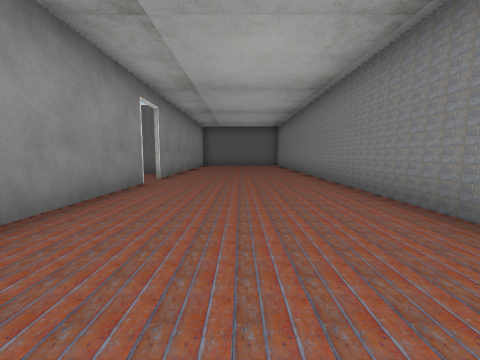
view 1 (above)

24 first-person views from a walk through a scene from a Unity 3-D project. The camera is 1.4 m above the floor, tilts 6° down and sees 90° across. The floor is counted in squares, 2 m on a side. Each view is taken from the middle of a square. On the plan, view 1 faces up. The plan holds only what a view shows up to about 9 squares ahead; the rest is blank. The place goes on beyond the plan. The player is left out. Some surface patterns are stand-ins.

view 2
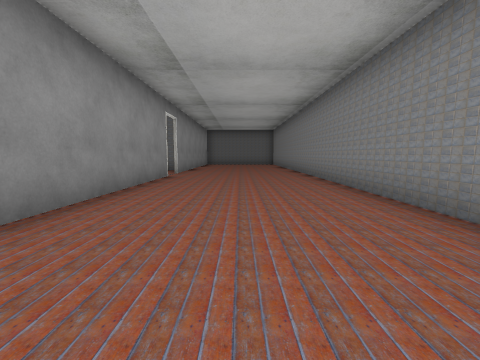

view 3
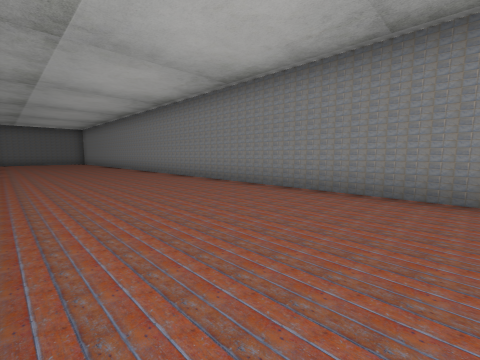

view 4
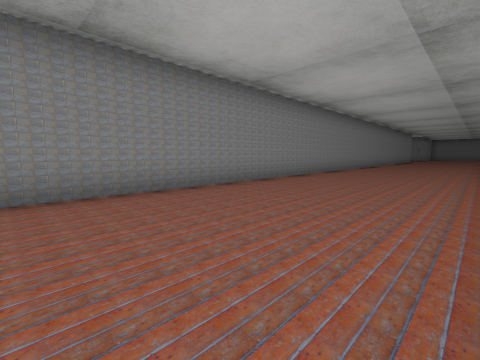

view 5
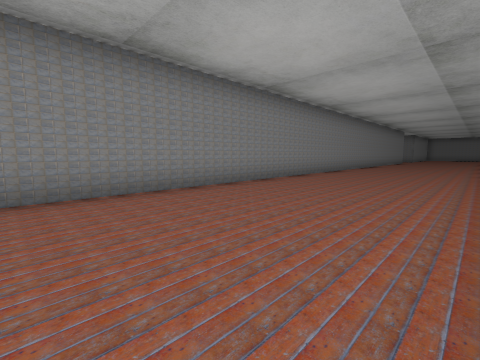

view 6
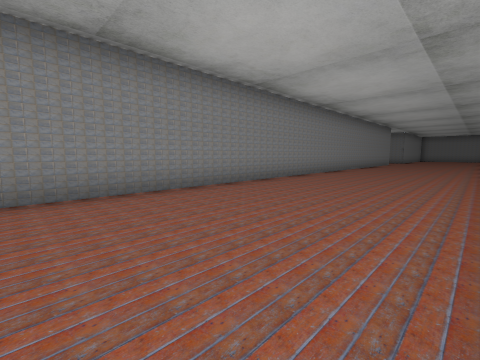

view 7
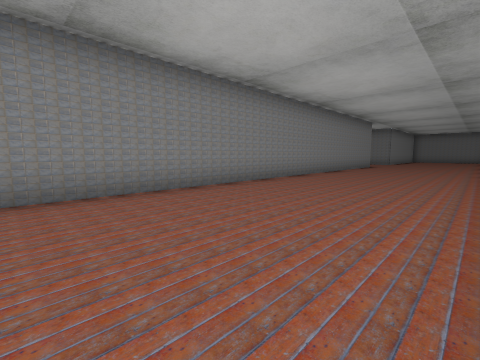

view 8
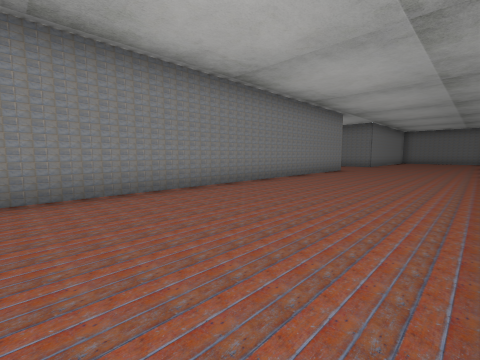

view 9
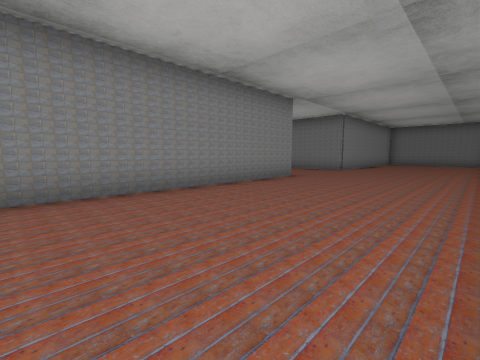

view 10
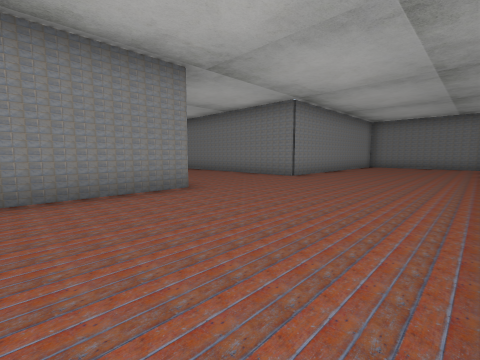

view 11
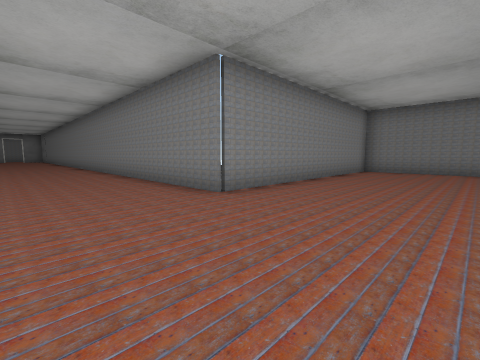

view 12
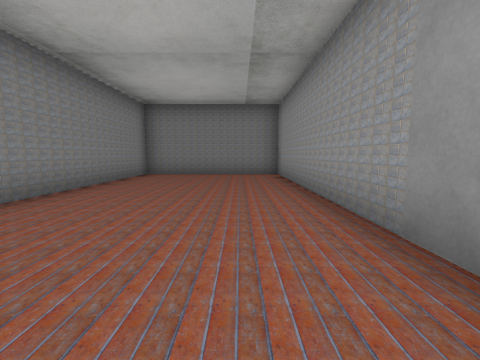

view 13
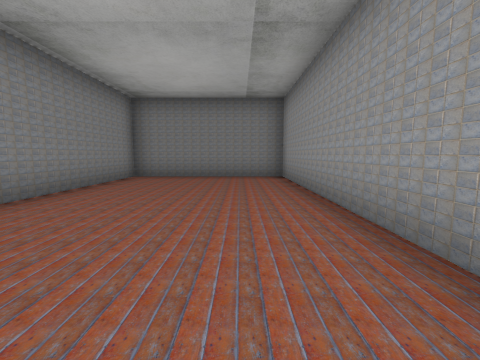

view 14
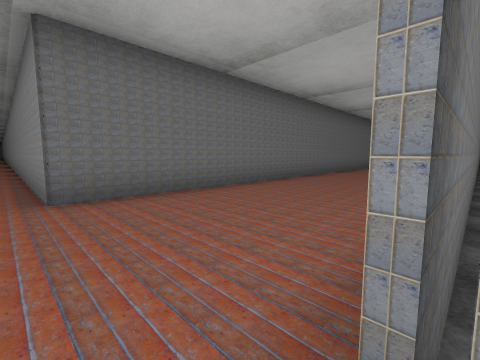

view 15
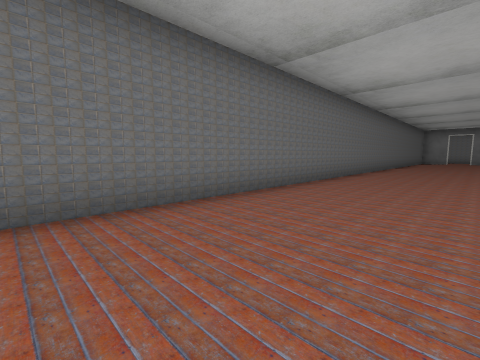

view 16
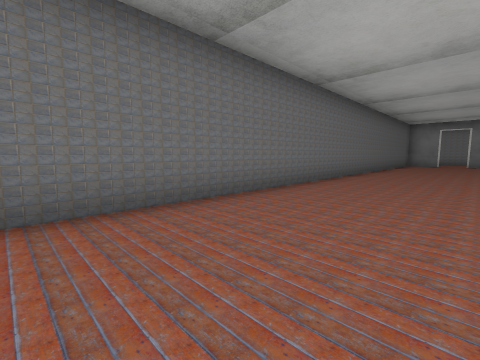

view 17
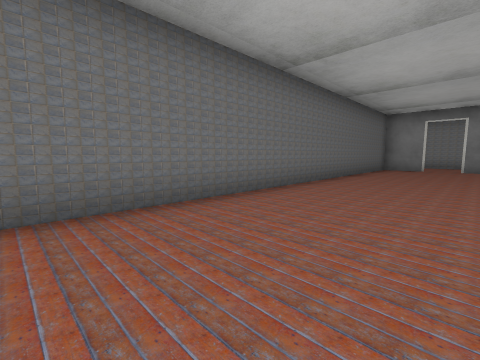

view 18
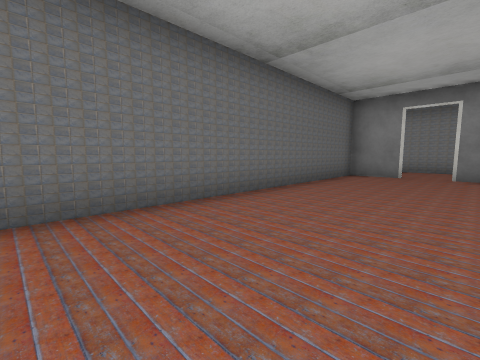

view 19
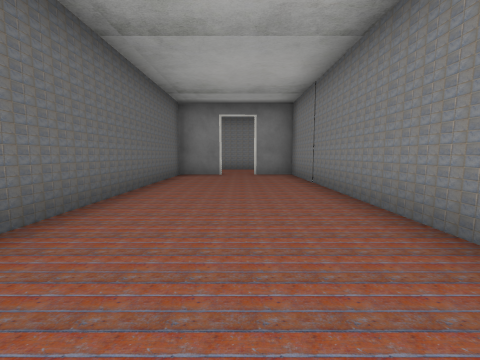

view 20
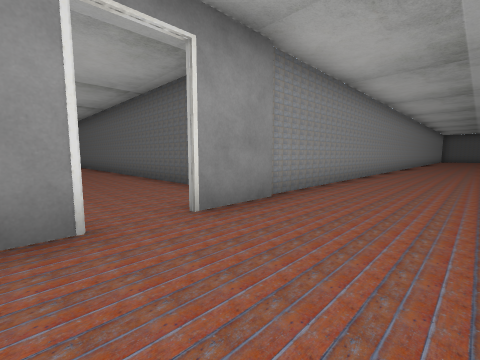

view 21
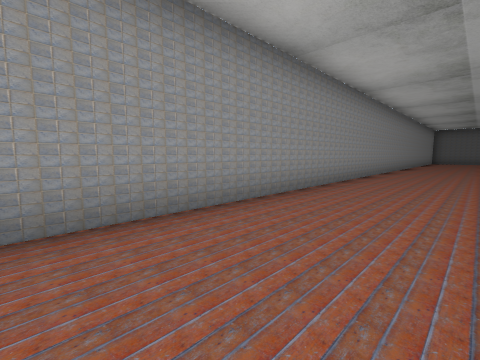

view 22
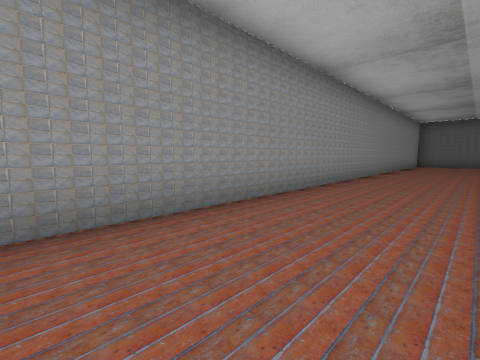

view 23
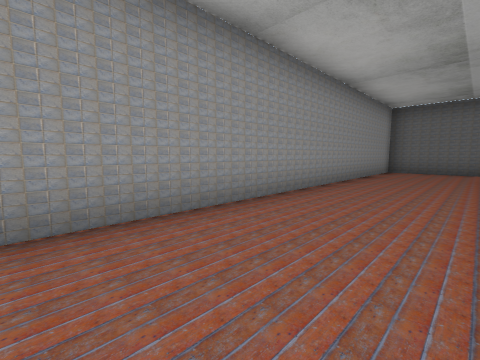

view 24
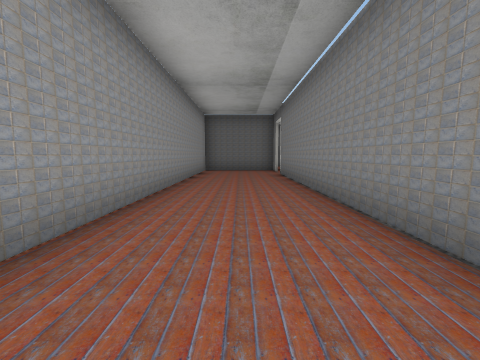

### Floor plan
Points are (right, up) in squares from view 1. A wall is a line through its corners. A room is listed if a view was taken in it or the views show most of it. See-through windows are left out.
Room 1 (views 1, 2, 3, 4, 5, 6, 7, 8, 9, 10, 11, 12, 13, 14, 15, 16, 17, 18, 19)
walls: (-2.4, -33.2) (-2.4, -40.8) (2.4, -40.8) (2.4, -32.9) (9, -32.9); (20.8, -32.9) (27.5, -32.9) (27.5, -31.5); (-2.4, 6) (-2.4, 0.2); (27.5, -30.5) (27.5, -28.9) (2.4, -28.9) (2.4, 9); (-2.4, 9.1) (-2.4, 7)
ways out: opening at (27, -31) to room 2
Room 2 (views 20, 21, 22, 23, 24)
walls: (30.5, -12.6) (30.5, -5); (30.5, -31.4) (30.5, -30.6); (27.4, -31.4) (27.4, -32.1); (27.4, -3.8) (27.4, -30.4); (30, -3.1) (28, -3.1)
ways out: opening at (27, -31) to room 1

Positions as (right, up) in squares from view 1, and headings:
1: (0, 0), facing up
2: (0, -2), facing up
3: (-2, -5), facing up-right
4: (-2, -3), facing down-right
5: (-2, -6), facing down-right
6: (-2, -10), facing down-right
7: (-2, -14), facing down-right
8: (-2, -18), facing down-right
9: (-2, -22), facing down-right
10: (-2, -26), facing down-right
11: (-1, -30), facing down-right
12: (-1, -32), facing down
13: (-1, -33), facing down
14: (2, -33), facing up-right
15: (5, -32), facing up-right
16: (10, -32), facing up-right
17: (15, -32), facing up-right
18: (19, -32), facing up-right
19: (19, -31), facing right
20: (30, -32), facing up-left
21: (30, -26), facing up-left
22: (30, -20), facing up-left
23: (30, -14), facing up-left
24: (29, -14), facing up
